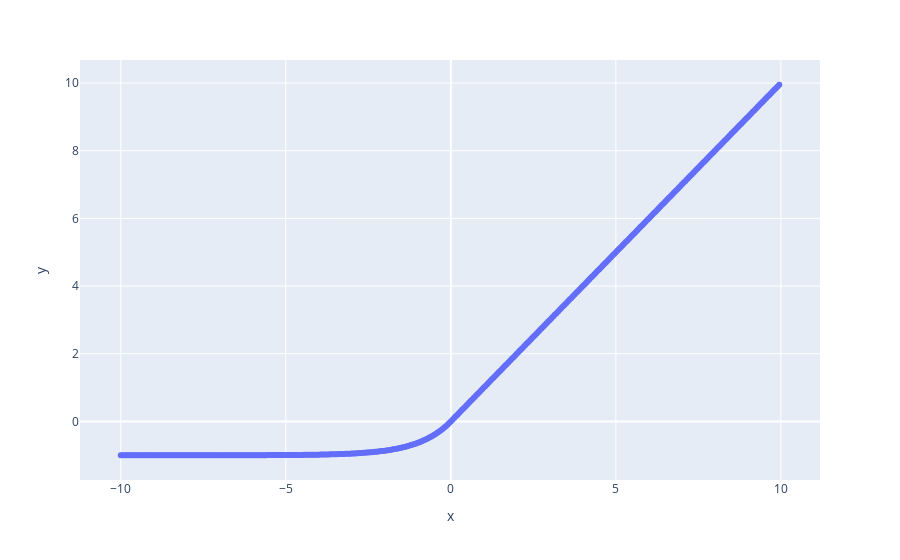

The code cell stored with this chart in its notebook:
### Markdown cell above
# ELU
指数线性单元: [Fast and Accurate Deep Network Learning by Exponential Linear Units (ELUs)](https://arxiv.org/abs/1511.07289).  

定义：  
torch.nn.ELU(alpha=1.0, inplace=False)


$$\text{ELU}(x) = \begin{cases}
        x, & \text{ if } x > 0\\
        \alpha * (\exp(x) - 1), & \text{ if } x \leq 0
        \end{cases}$$


参数:  
alpha (float) – the α value for the ELU formulation. Default: 1.0
ELU公式的α值

inplace (bool) – can optionally do the operation in-place. Default: False
就地操作

### Code cell
import torch
import torch.nn as nn
import plotly.express as px

input = torch.arange(start=-10,end=10,step=0.05, dtype=torch.float)

m = nn.ELU(alpha=1.0, inplace=False)

output = m(input)

fig = px.scatter(x=input, y=output)
fig.show()

### Figure 1 — Plotly figure (JSON) as saved in the notebook; plotly's stock layout.template omitted (floating-point values rounded to 4 significant figures; data arrays with more than 128 entries replaced by an {"elided": "..."} marker saying what was removed)
{"data": [{"hovertemplate": "x=%{x}<br>y=%{y}<extra></extra>", "legendgroup": "", "marker": {"color": "#636efa", "symbol": "circle"}, "mode": "markers", "name": "", "orientation": "v", "showlegend": false, "type": "scatter", "x": {"elided": "400 float values"}, "xaxis": "x", "y": {"elided": "400 float values"}, "yaxis": "y"}], "layout": {"legend": {"tracegroupgap": 0}, "margin": {"t": 60}, "xaxis": {"anchor": "y", "domain": [0, 1], "title": {"text": "x"}}, "yaxis": {"anchor": "x", "domain": [0, 1], "title": {"text": "y"}}}}
